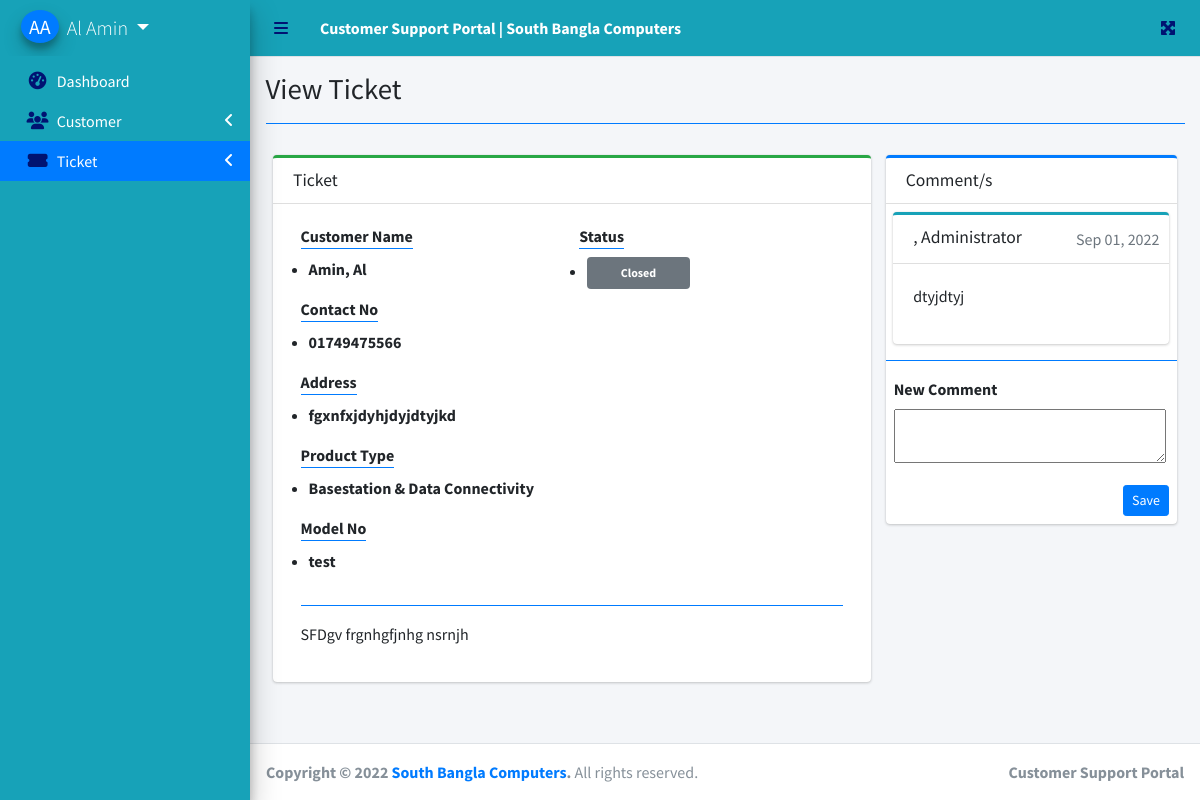
The page /index.php?page=view_ticket&id=38 (signed in) on the database its author committed.
### tables this page shows
CREATE TABLE `comments` (
  `id` int(30) NOT NULL,
  `user_id` int(30) NOT NULL,
  `user_type` tinyint(1) NOT NULL COMMENT '1= admin, 2= staff,3= customer',
  `ticket_id` int(30) NOT NULL,
  `comment` text NOT NULL,
  `date_created` datetime NOT NULL DEFAULT current_timestamp()
);

### view_ticket.php (the view, shortened to what this page needs)
<?php include 'db_connect.php' ?>
<div class="col-lg-12">
	<div class="row">
		<div class="col-md-8">
			<div class="card card-outline card-success">
				<div class="card-header">
					<h3 class="card-title">Ticket</h3>
				</div>
				<div class="card-body">
					<div class="container-fluid">
						<div class="row">
							<div class="col-md-6">
								<label for="" class="control-label border-bottom border-primary">Customer Name</label>
								<p class="ml-2 d-list"><b><?php echo $cname ?></b></p>
								<label for="" class="control-label border-bottom border-primary">Contact No</label>
								<p class="ml-2 d-list"><b><?php echo $contact ?></b></p>
								<label for="" class="control-label border-bottom border-primary">Address</label>
								<p class="ml-2 d-list"><b><?php echo $address ?></b></p>
								<label for="" class="control-label border-bottom border-primary">Product Type</label>
								<p class="ml-2 d-list"><b><?php echo $dname ?></b></p>
								<label for="" class="control-label border-bottom border-primary">Model No</label>
								<p class="ml-2 d-list"><b><?php echo $subject ?></b></p>
							</div>
							<div class="col-md-6">
								<label for="" class="control-label border-bottom border-primary">Status</label>
								<p class="ml-2 d-list">
									<?php if($status == 0): ?>
										<span class="badge badge-primary">Pending/Open</span>
									<?php elseif($status == 1): ?>
										<span class="badge badge-info">Processing</span>
									<?php elseif($status == 2): ?>
										<span class="badge badge-success">Done</span>
									<?php else: ?>
										<span class="badge badge-secondary">Closed</span>
									<?php endif; ?>
								</p>
							</div>
						</div>
						<hr class="border-primary">
						<div>
							<?php echo html_entity_decode($description) ?>
						</div>
					</div>
				</div>
			</div>
		</div>
		<div class="col-md-4">
			<div class="card card-outline card-primary">
				<div class="card-header">
					<h3 class="card-title">Comment/s</h3>
				</div>
				<div class="card-body p-0 py-2">
					<div class="container-fluid">
						<?php
						$comments = $conn->query("SELECT * FROM comments where ticket_id = '$id' order by unix_timestamp(date_created) asc");
						while($row = $comments->fetch_assoc()):
							if($row['user_type'] == 1)
								$uname = $conn->query("SELECT *,concat(lastname,', ',firstname,' ',middlename) as name FROM users where id = {$row['user_id']}")->fetch_array()['name'];
						?>
						<div class="card card-outline card-info">
							<div class="card-header">
								<h5 class="card-title"><?php echo ucwords($uname) ?></h5>
								<div class="card-tools">
									<span class="text-muted"><?php echo date("M d, Y",strtotime($row['date_created'])) ?></span>
								</div>
							</div>
							<div class="card-body">
								<div>
									<?php echo html_entity_decode($row['comment']) ?>
								</div>
							</div>
						</div>
					<?php endwhile; ?>
					</div>
					<hr class="border-primary">
					<div class="px-2">
						<form action="" id="manage-comment">
							<div class="form-group">
								<label for="" class="control-label">New Comment</label>
								<textarea name="comment" id="" cols="30" rows="" class="fom-control summernote2"></textarea>
							</div>
							<button class="btn btn-primary btn-sm float-right">Save</button>
						</form>
					</div>
				</div>
			</div>
		</div>
	</div>
</div>

### view_ticket.php (style rules this page uses)
.d-list { display: list-item; }
.badge { padding:10px; width:40%; }

### rows shown on the page
comments: uname ", Administrator", date_created "Sep 01, 2022", comment "dtyjdtyj"

### other values the page prints
$_SESSION['login_firstname'].' '.$_SESSION['login_lastname'] "Al Amin"
$title "View Ticket"
$cname "Amin, Al"
$contact "01749475566"
$address "fgxnfxjdyhjdyjdtyjkd"
$dname "Basestation & Data Connectivity"
$subject "test"
html_entity_decode($description) "SFDgv frgnhgfjnhg nsrnjh"
